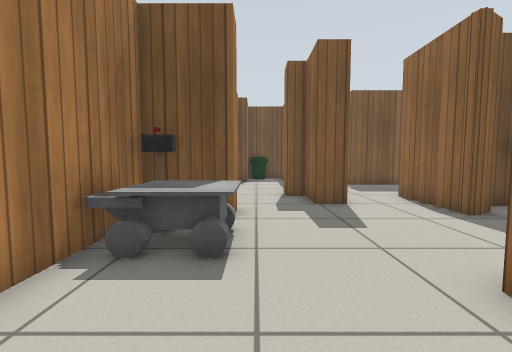
View 1 (above)

17 first-person views from a walk through a Gazebo world. The camera is 0.72 m above the floor, tilts 4° down and sees 90° across. The floor is counted in squares, 0.5 m on a side. Each view is taken from the middle of a square. On the plan, view 1 faces up. The plan holds only what a view shows up to about 13 squares ahead; the rest is blank. The robots in the file are not drawn. Gazebo's built-in surfaces are drawn with simple patterns. Some stock models are drawn as simple stand-ins.

View 2
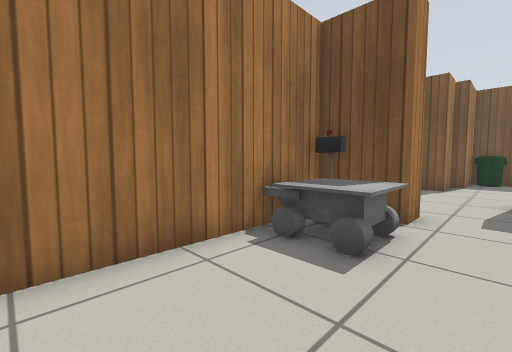

View 3
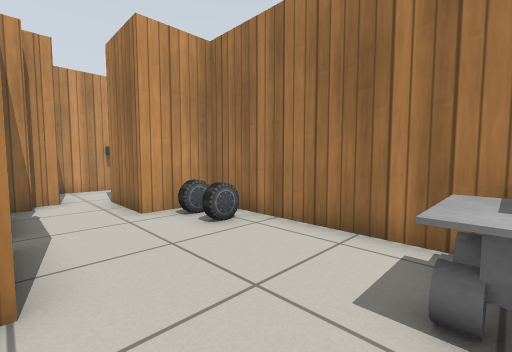

View 4
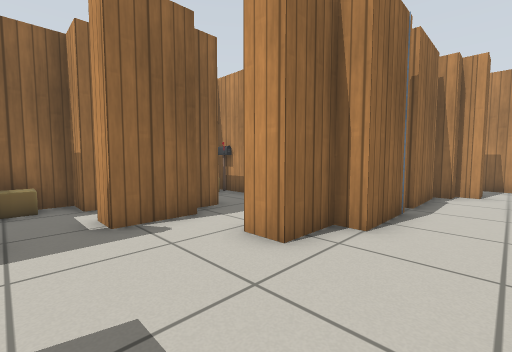

View 5
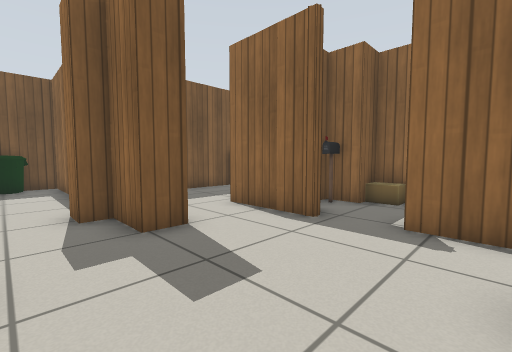

View 6
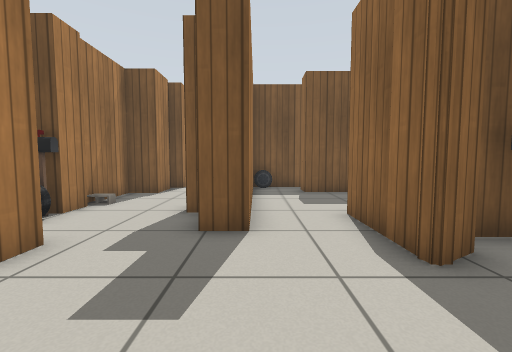

View 7
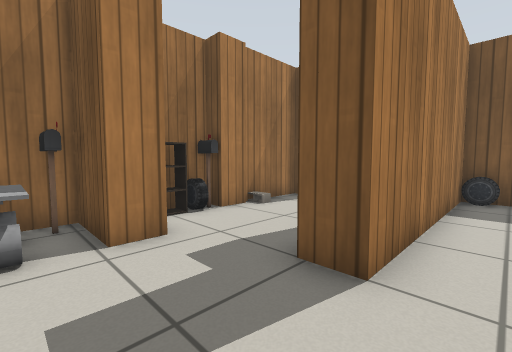

View 8
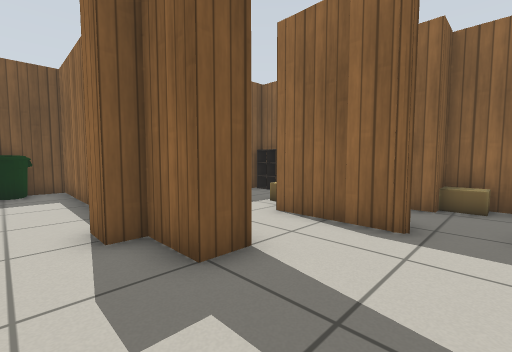

View 9
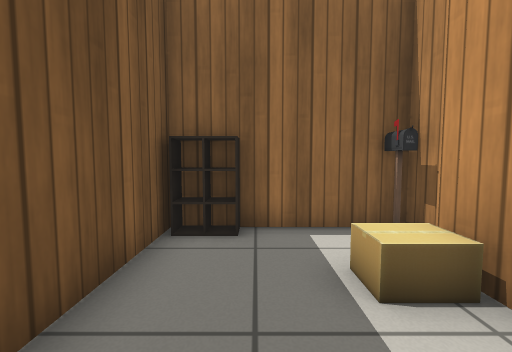

View 10
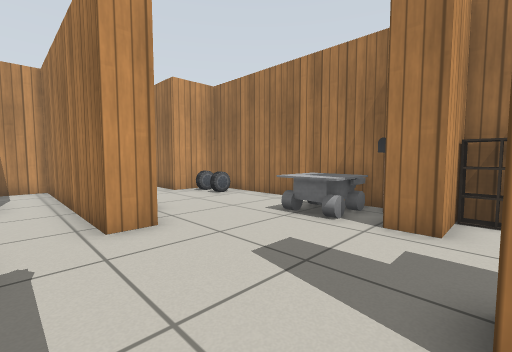

View 11
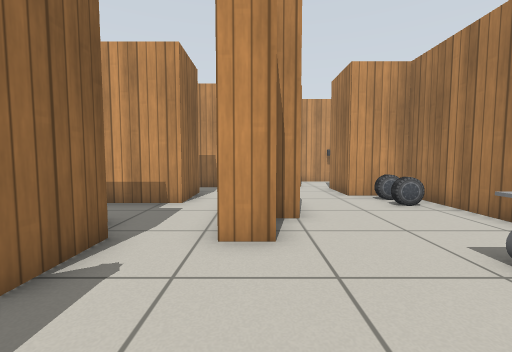

View 12
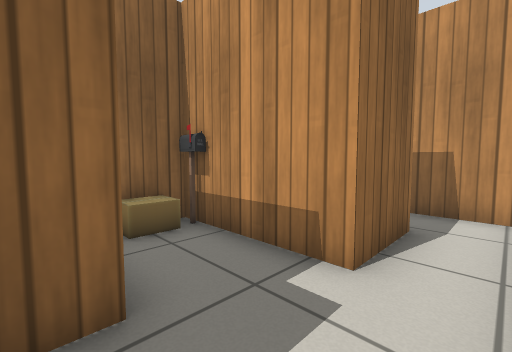

View 13
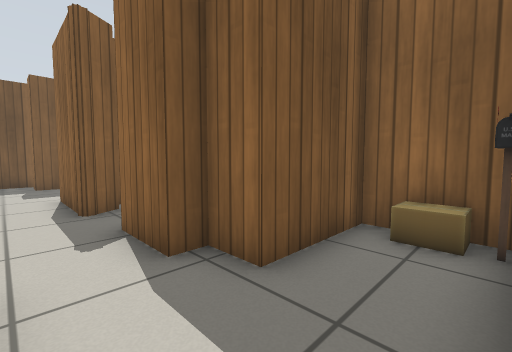

View 14
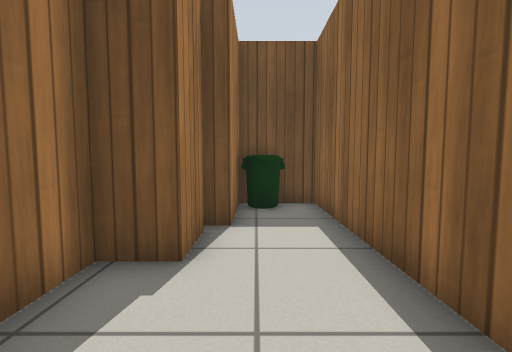

View 15
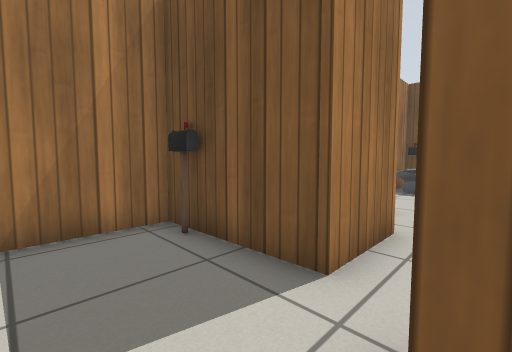

View 16
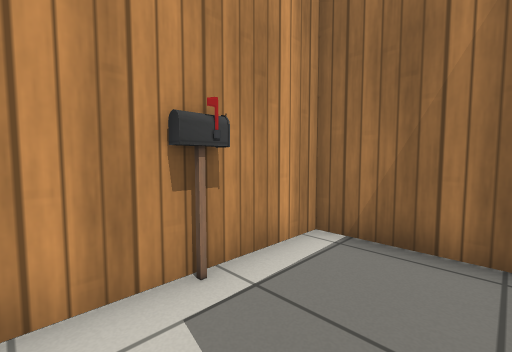

View 17
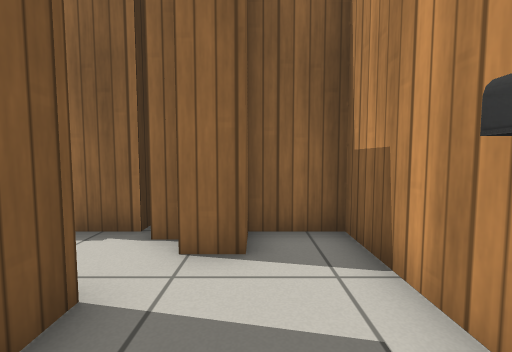

### Floor plan
Points are (right, up) in squares from view 1. A wall is a line through its corners. A room is listed if a view was taken in it or the views show most of it. See-through windows are left out.
Room 1 (views 1, 2, 3, 4, 5, 6, 7, 8, 10, 11, 12, 14)
walls: (5.4, 6.4) (5.4, 6.4) (5.4, 6.4) (5.4, 9.6); (-2.7, 8) (-2.7, 7.2) (-0.5, 7.2) (-0.5, 6.2) (-2.7, 6.2) (-2.7, -2.7) (-0.5, -2.7) (-0.5, -5.2); (2.9, 9.5) (2.9, 8) (1.9, 8) (1.9, 9.7) (1.2, 9.7) (1.2, 10.7); (5.7, 2.5) (5.7, 4.5) (6.8, 4.5); (6.4, 6.9) (5.6, 6.4); (-2, 10.6) (-2, 9.7) (-2.7, 9.7) (-2.7, 8.1); (1.9, -1.6) (1.9, 1) (2.7, 1) (2.7, 2.7) (3.7, 2.7) (3.7, 1.5); (1.9, 11.8) (1.9, 18.1) (-0.5, 18.1) (-0.5, 15.4); (1.9, -4.8) (1.9, -2.2); (-1, 15) (-1, 13.5) (-2.2, 13.5) (-2.2, 10.7); (0.7, -5.8) (1.4, -5.8) (1.4, -5.1) (2, -5.1)
low walls: (-2, 8.5) (-2, 7.1); (-2.6, 7.9) (-2, 7.9)
ways out: opening at (4.5, 8.5) to room 2; opening at (4.5, 2) to room 3; opening at (0, -6) to room 4; opening at (6, 5.5)
objects: car (-2, -2) to (-1, -2); car (-2, -1) to (-1, -1); other object (-2, 4) to (-1, 5); postbox (-2, 6); car (-2, 9); postbox (-1, 9); bin (0, 17) to (0, 18)
Room 2 (view 9)
walls: (6.3, 9.6) (7.4, 9.6); (9.3, 9.8) (9.3, 13.8) (5.1, 13.8) (5.1, 14.9); (5.2, 15.7) (2.9, 15.7) (2.9, 9.5)
low walls: (9.2, 12.3) (8.6, 12.3) (8.6, 13.6); (9.2, 12.9) (8.6, 12.9); (9.2, 13.5) (8.6, 13.5)
ways out: opening at (4.5, 8.5) to room 1
objects: car (3, 15); cardboard box (7, 10) to (7, 11); postbox (9, 9)
Room 3 (view 13)
walls: (5.4, -3.8) (5.4, -1.1) (9.6, -1.1) (9.6, 1.3) (6.4, 1.3) (6.4, 2.5) (5.7, 2.5); (3.7, 1.5) (3.7, -5.5) (5.9, -5.5)
ways out: opening at (4.5, 2) to room 1
objects: postbox (9, -1); cardboard box (9, 0)
Room 4 (views 15, 16, 17)
walls: (-0.5, -5.2) (-4.5, -5.3) (-4.5, -8.7) (1.9, -8.7) (1.9, -6.8) (0.7, -6.8) (0.7, -5.8)
ways out: opening at (0, -6) to room 1
objects: postbox (-3, -6); postbox (-2, -9)

Where each view was taken, in squares from view 1:
view 1: 0 up, 0 right, facing up
view 2: 0 up, 1 right, facing up-left
view 3: 4 up, 2 right, facing down-left
view 4: 6 up, 0 right, facing down-right
view 5: 3 up, 0 right, facing up-right
view 6: 3 up, 3 right, facing up
view 7: 5 up, 4 right, facing up-left
view 8: 5 up, 0 right, facing up-right
view 9: 12 up, 4 right, facing right
view 10: 8 up, 5 right, facing down-left
view 11: 7 up, 3 right, facing down
view 12: 2 up, 4 right, facing down-right
view 13: 1 down, 4 right, facing up-right
view 14: 10 up, 0 right, facing up
view 15: 8 down, 1 right, facing up-left
view 16: 6 down, 0 right, facing down-left
view 17: 7 down, 3 left, facing right
